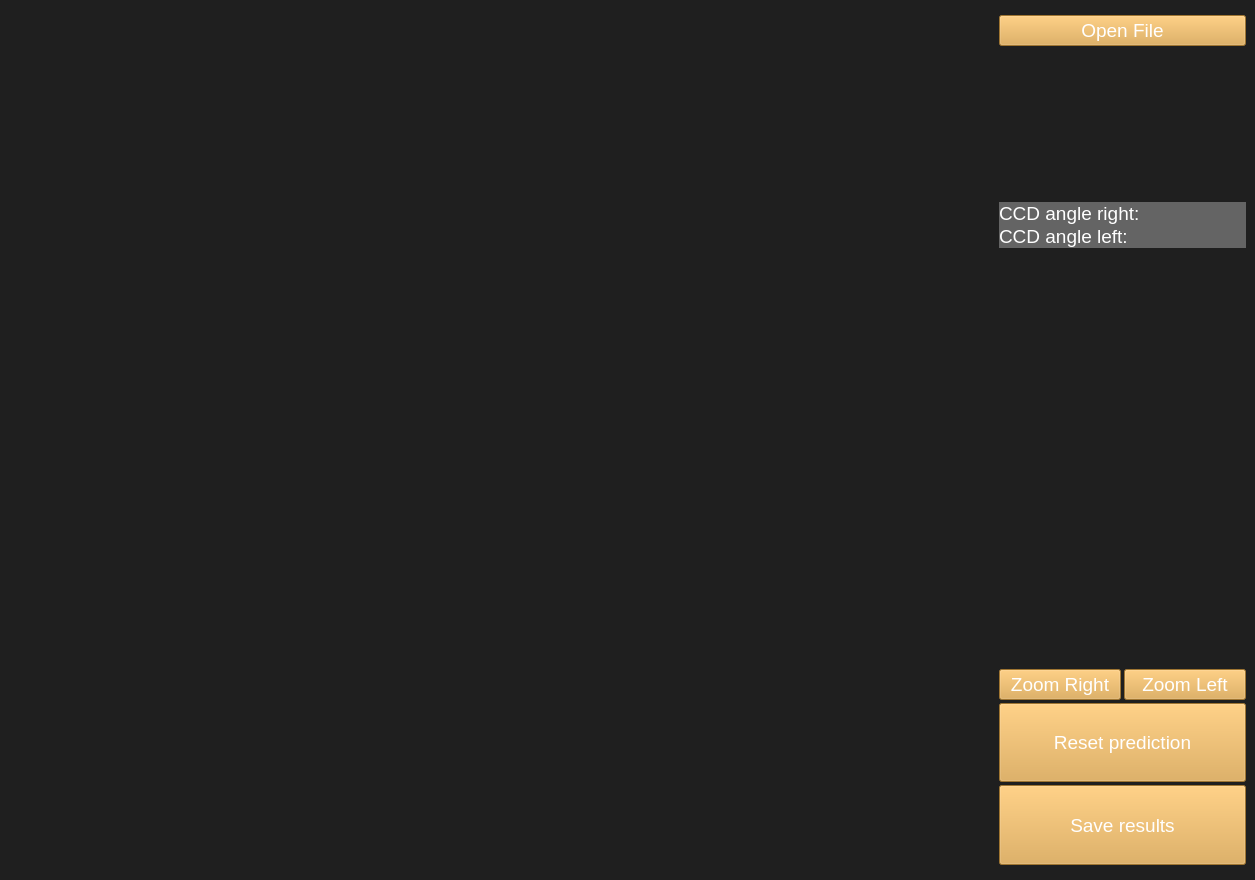
<?xml version="1.0" encoding="UTF-8"?>
<ui version="4.0">
 <class>MainWindow</class>
 <widget class="QMainWindow" name="MainWindow">
  <property name="geometry">
   <rect>
    <x>0</x>
    <y>0</y>
    <width>1255</width>
    <height>880</height>
   </rect>
  </property>
  <property name="windowTitle">
   <string>MainWindow</string>
  </property>
  <property name="autoFillBackground">
   <bool>false</bool>
  </property>
  <property name="styleSheet">
   <string notr="true">background-color: rgb(31, 31, 31);</string>
  </property>
  <widget class="QWidget" name="centralwidget">
   <layout class="QGridLayout" name="gridLayout" columnstretch="8,2">
    <item row="0" column="1">
     <layout class="QVBoxLayout" name="verticalLayout" stretch="0,0,0,0,5,0,1,1">
      <property name="spacing">
       <number>3</number>
      </property>
      <property name="topMargin">
       <number>6</number>
      </property>
      <property name="bottomMargin">
       <number>6</number>
      </property>
      <item>
       <widget class="QPushButton" name="open">
        <property name="sizePolicy">
         <sizepolicy hsizetype="Minimum" vsizetype="MinimumExpanding">
          <horstretch>0</horstretch>
          <verstretch>0</verstretch>
         </sizepolicy>
        </property>
        <property name="font">
         <font>
          <pointsize>14</pointsize>
         </font>
        </property>
        <property name="styleSheet">
         <string notr="true">color: rgb(255, 255, 255);
background-color: rgb(223, 164, 69);</string>
        </property>
        <property name="text">
         <string>Open File</string>
        </property>
       </widget>
      </item>
      <item>
       <widget class="QLabel" name="voice_signal">
        <property name="sizePolicy">
         <sizepolicy hsizetype="MinimumExpanding" vsizetype="Preferred">
          <horstretch>0</horstretch>
          <verstretch>0</verstretch>
         </sizepolicy>
        </property>
        <property name="minimumSize">
         <size>
          <width>0</width>
          <height>150</height>
         </size>
        </property>
        <property name="text">
         <string/>
        </property>
        <property name="pixmap">
         <pixmap>C:/Users/Z0045JBY/.designer/backup/bone_icon.png</pixmap>
        </property>
        <property name="scaledContents">
         <bool>true</bool>
        </property>
       </widget>
      </item>
      <item>
       <layout class="QVBoxLayout" name="verticalLayout_2">
        <property name="spacing">
         <number>0</number>
        </property>
        <item>
         <widget class="QLabel" name="text_right">
          <property name="sizePolicy">
           <sizepolicy hsizetype="Preferred" vsizetype="Fixed">
            <horstretch>0</horstretch>
            <verstretch>0</verstretch>
           </sizepolicy>
          </property>
          <property name="minimumSize">
           <size>
            <width>0</width>
            <height>15</height>
           </size>
          </property>
          <property name="font">
           <font>
            <pointsize>14</pointsize>
           </font>
          </property>
          <property name="styleSheet">
           <string notr="true">background-color: rgb(100, 100, 100);
color: rgb(255, 255, 255);</string>
          </property>
          <property name="text">
           <string>CCD angle right: </string>
          </property>
         </widget>
        </item>
        <item>
         <widget class="QLabel" name="text_left">
          <property name="sizePolicy">
           <sizepolicy hsizetype="Preferred" vsizetype="Fixed">
            <horstretch>0</horstretch>
            <verstretch>0</verstretch>
           </sizepolicy>
          </property>
          <property name="minimumSize">
           <size>
            <width>0</width>
            <height>15</height>
           </size>
          </property>
          <property name="font">
           <font>
            <pointsize>14</pointsize>
           </font>
          </property>
          <property name="styleSheet">
           <string notr="true">background-color: rgb(100, 100, 100);
color: rgb(255, 255, 255);</string>
          </property>
          <property name="text">
           <string>CCD angle left: </string>
          </property>
         </widget>
        </item>
       </layout>
      </item>
      <item>
       <widget class="QLabel" name="speaker_image">
        <property name="text">
         <string/>
        </property>
        <property name="alignment">
         <set>Qt::AlignCenter</set>
        </property>
       </widget>
      </item>
      <item>
       <widget class="QLabel" name="save_label">
        <property name="styleSheet">
         <string notr="true">color: rgb(255, 255, 255);</string>
        </property>
        <property name="text">
         <string/>
        </property>
       </widget>
      </item>
      <item>
       <layout class="QHBoxLayout" name="horizontalLayout">
        <item>
         <widget class="QPushButton" name="zoom_right">
          <property name="sizePolicy">
           <sizepolicy hsizetype="Minimum" vsizetype="Expanding">
            <horstretch>0</horstretch>
            <verstretch>0</verstretch>
           </sizepolicy>
          </property>
          <property name="font">
           <font>
            <pointsize>14</pointsize>
           </font>
          </property>
          <property name="styleSheet">
           <string notr="true">color: rgb(255, 255, 255);
background-color: rgb(223, 164, 69);</string>
          </property>
          <property name="text">
           <string>Zoom Right</string>
          </property>
          <property name="shortcut">
           <string>Ctrl+R</string>
          </property>
         </widget>
        </item>
        <item>
         <widget class="QPushButton" name="zoom_left">
          <property name="sizePolicy">
           <sizepolicy hsizetype="Minimum" vsizetype="Expanding">
            <horstretch>0</horstretch>
            <verstretch>0</verstretch>
           </sizepolicy>
          </property>
          <property name="font">
           <font>
            <pointsize>14</pointsize>
           </font>
          </property>
          <property name="styleSheet">
           <string notr="true">color: rgb(255, 255, 255);
background-color: rgb(223, 164, 69);</string>
          </property>
          <property name="text">
           <string>Zoom Left</string>
          </property>
          <property name="shortcut">
           <string>Ctrl+L</string>
          </property>
         </widget>
        </item>
       </layout>
      </item>
      <item>
       <widget class="QPushButton" name="reset">
        <property name="sizePolicy">
         <sizepolicy hsizetype="Minimum" vsizetype="Expanding">
          <horstretch>0</horstretch>
          <verstretch>0</verstretch>
         </sizepolicy>
        </property>
        <property name="font">
         <font>
          <pointsize>14</pointsize>
         </font>
        </property>
        <property name="styleSheet">
         <string notr="true">color: rgb(255, 255, 255);
background-color: rgb(223, 164, 69);</string>
        </property>
        <property name="text">
         <string>Reset prediction</string>
        </property>
        <property name="shortcut">
         <string>Ctrl+Z</string>
        </property>
       </widget>
      </item>
      <item>
       <widget class="QPushButton" name="save">
        <property name="sizePolicy">
         <sizepolicy hsizetype="Minimum" vsizetype="Expanding">
          <horstretch>0</horstretch>
          <verstretch>0</verstretch>
         </sizepolicy>
        </property>
        <property name="font">
         <font>
          <pointsize>14</pointsize>
         </font>
        </property>
        <property name="styleSheet">
         <string notr="true">color: rgb(255, 255, 255);
background-color: rgb(223, 164, 69);</string>
        </property>
        <property name="text">
         <string>Save results</string>
        </property>
        <property name="shortcut">
         <string>Ctrl+S</string>
        </property>
       </widget>
      </item>
     </layout>
    </item>
    <item row="0" column="0">
     <layout class="QHBoxLayout" name="main_layout">
      <item>
       <spacer name="horizontalSpacer">
        <property name="orientation">
         <enum>Qt::Horizontal</enum>
        </property>
        <property name="sizeHint" stdset="0">
         <size>
          <width>40</width>
          <height>20</height>
         </size>
        </property>
       </spacer>
      </item>
     </layout>
    </item>
   </layout>
  </widget>
  <action name="actionOpen_Image">
   <property name="text">
    <string>Open Image</string>
   </property>
  </action>
  <action name="actionReset">
   <property name="text">
    <string>Reset</string>
   </property>
  </action>
  <action name="actionSave">
   <property name="text">
    <string>Save</string>
   </property>
  </action>
 </widget>
 <resources/>
 <connections/>
</ui>
